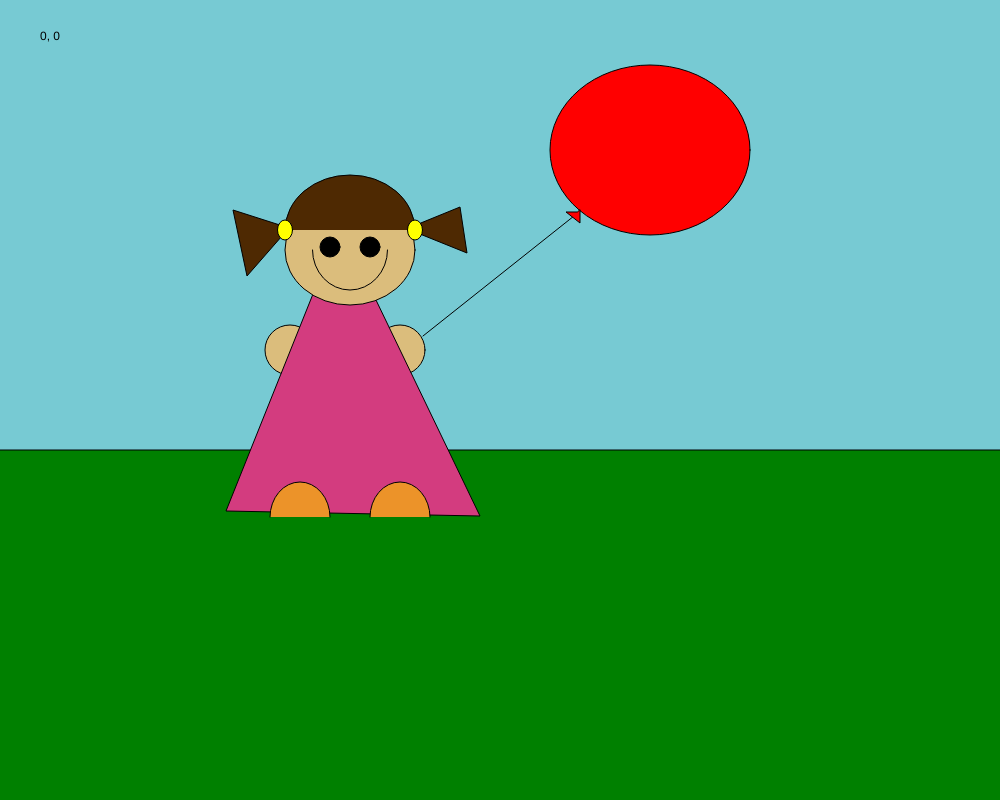
Frame 1 (no input)
Frame 60 (no input): identical to frame 1, image omitted
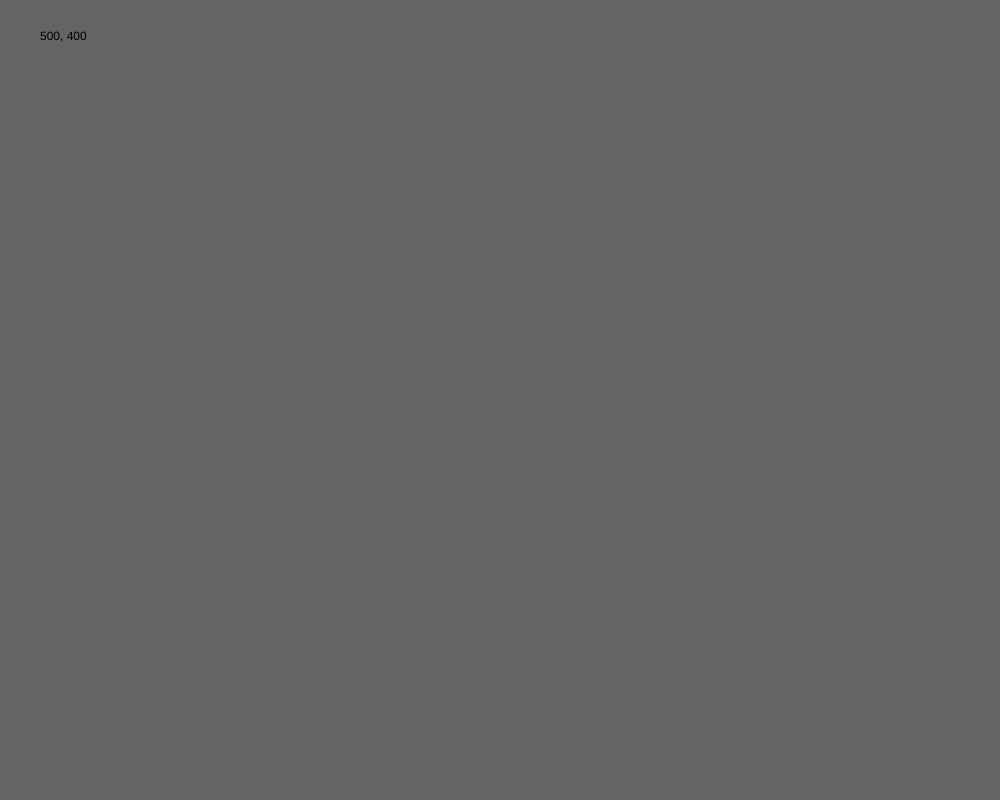
Frame 120 (the mouse pressed at the canvas centre since frame 60)

The p5.js sketch that drew these frames (run headless with seeded random() and noise() and a simulated clock; from frame 60 on, the mouse is pressed at the canvas centre):

// p5.js sketch
// ── sketch.js
function setup() { 
  createCanvas(1000, 800);
  rectMode(CENTER);
  ellipseMode(CENTER);

}



function draw() {

  background(100);


  if (mouseIsPressed) {
    // stuff that shows when the mouse is pressed

  } else {
    // when the mouse isn't pressed!

    background(119, 202, 211);
    fill('green')
    rect(300, 800, 1500, 700);

    //hand

    line(423, 336,613, 185);
    fill('red')
    ellipse(650,150,200,170,50);
    quad(577,212,566,212,580,223,580,210)


    fill(219, 189, 124);
    ellipse(290,350,50);
     fill(219, 189, 124);
    ellipse(400,350,50);



    //body
    fill(211, 60, 127)
    quad(313,294,226,511,480,516,375,298);
     //foot
    fill(236, 147, 41)
     arc(400, 517, 60, 70, PI, 0);
     fill(236, 147, 41)
     arc(300, 517, 60, 70, PI, 0);


    //face
    fill(219, 189, 124);
    ellipse(350,250,130,110);
    fill('black');
    ellipse(330,247,20,20);
      fill('black');
    ellipse(370,247,20,20);
    noFill();
    arc(350, 250, 75, 80, 0, PI);
    //hair
    fill(78, 41, 2)
     arc(350, 230, 130, 110, PI, 0);
    quad(286, 227,233, 210,247, 276,289, 228);
     quad(411,227,460,207,467,253,410,230);

     fill('yellow');
    ellipse(285,230,15,20);
    fill('yellow');
    ellipse(415,230,15,20);











  }



  // this shows mouse location - comment it out when you're done!

  fill(0);
  text(mouseX + ", " + mouseY, 40, 40);

}






// record the mouse location in console when clicked
function mouseReleased() {
  print(mouseX + ", " + mouseY);
}
